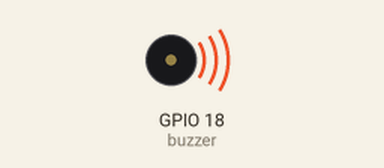
Bench run of a program on a simulated Raspberry Pi (BCM pin numbers). Parts: buzzer (waves = sounding). At 22.5 s the program stops and its outputs stay as they are.

Above: at 0.1 s.
At 22.6 s:
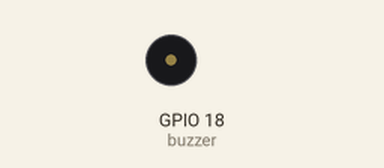
Timing chart, 0 to 24.0 s (numbered marks = the images above):
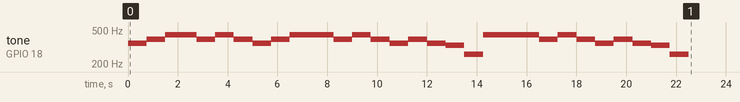

The program:

shark.py
```python
import RPi.GPIO as GPIO
import time

buzzer = 18
GPIO.setmode(GPIO.BCM)
GPIO.setup(buzzer, GPIO.OUT)

pwm = GPIO.PWM(buzzer, 1.0)
pwm.start(10.0)

# 상어 가족 동요 음표와 스타카토 효과 적용
shark_song = [
    (4, 0.25), (4, 0.25), (0, 0.25), (5, 0.25), (5, 0.25), (0, 0.25),
    (6, 0.25), (6, 0.25), (6, 0.25), (6, 0.25), (0, 0.25), (5, 0.25), (5, 0.25), (0, 0.25),
    (6, 0.25), (6, 0.25), (0, 0.25), (5, 0.25), (5, 0.25), (0, 0.25),
    (4, 0.25), (4, 0.25), (0, 0.25), (5, 0.25), (5, 0.25), (0, 0.25),
    (6, 0.5), (6, 0.25), (6, 0.25), (6, 0.25), (6, 0.25), (0, 0.25),
    (5, 0.25), (5, 0.25), (0, 0.25), (6, 0.25), (6, 0.25), (0, 0.25),
    (5, 0.25), (5, 0.25), (0, 0.25), (4, 0.25), (4, 0.25), (0, 0.25),
    (5, 0.25), (5, 0.25), (0, 0.25), (4, 0.25), (4, 0.25), (0, 0.25),
    (3, 0.25), (3, 0.25), (0, 0.25), (1, 0.25), (1, 0.25), (0, 0.25),
    (6, 1.0),
    (6, 0.25), (6, 0.25), (6, 0.25), (6, 0.25), (0, 0.25),
    (5, 0.25), (5, 0.25), (0, 0.25), (6, 0.25), (6, 0.25), (0, 0.25),
    (5, 0.25), (5, 0.25), (0, 0.25), (4, 0.25), (4, 0.25), (0, 0.25),
    (5, 0.25), (5, 0.25), (0, 0.25), (4, 0.25), (4, 0.25), (0, 0.25),
    (3, 0.25), (3, 0.25), (0, 0.25), (1, 0.25), (1, 0.25), (0, 0.25),
]

# 음표에 해당하는 주파수
note_freq = {
    1: 261,  # 도
    2: 294,  # 레
    3: 330,  # 미
    4: 349,  # 파
    5: 392,  # 솔
    6: 440,  # 라
}

try:
    for note, duration in shark_song:
        if note != 0:
            pwm.ChangeFrequency(note_freq[note])
        time.sleep(duration)

finally:
    pwm.stop()
    GPIO.cleanup()
```

Measured:
- by itself, tone on GPIO 18 (buzzer): plays 349 Hz for 0.75 s, 392 Hz for 0.75 s, 440 Hz for 1.3 s, 392 Hz for 0.75 s, 440 Hz for 0.75 s, 392 Hz for 0.75 s … (26 notes in this stretch)
